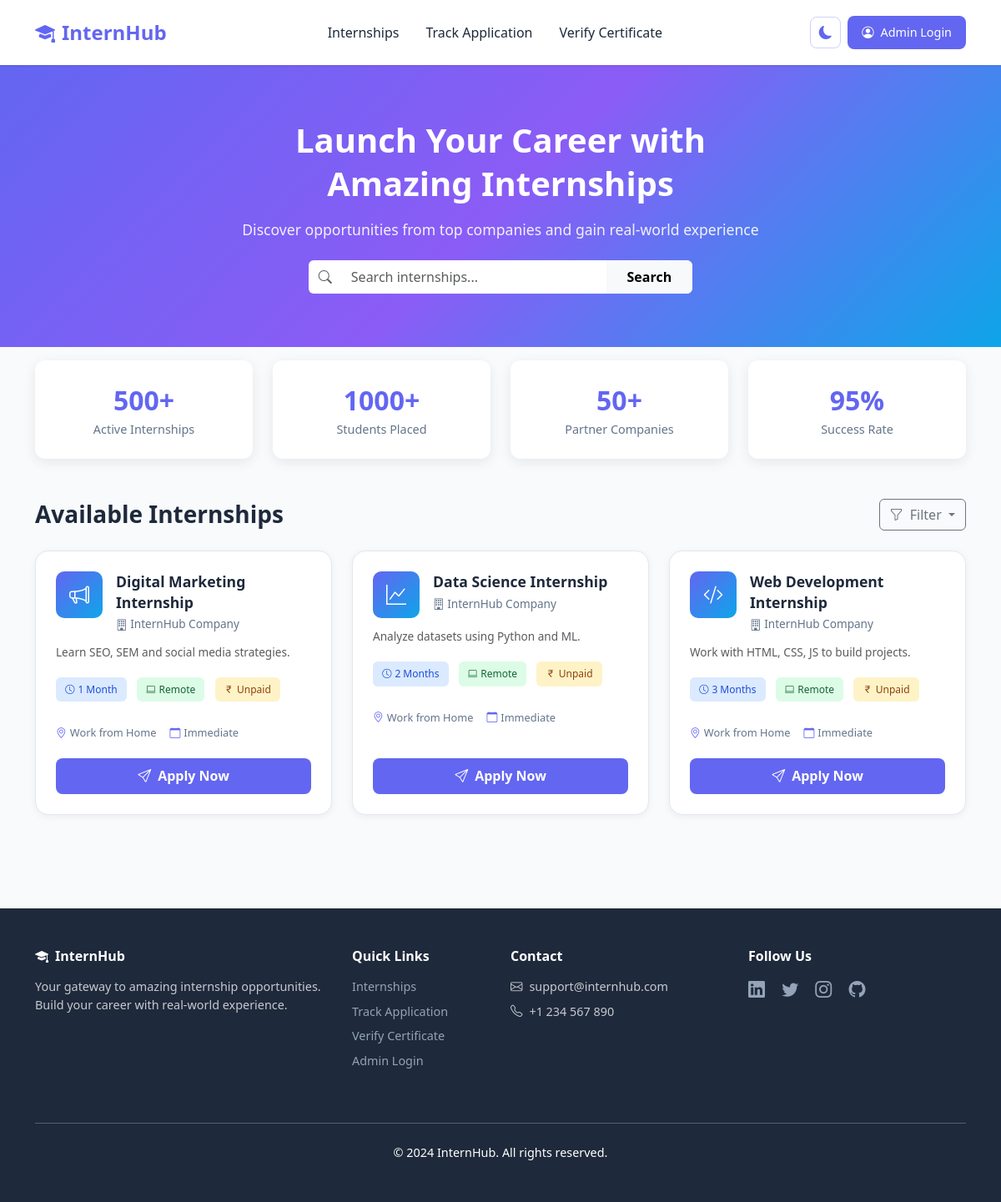
The page / on the database its author committed.
### tables this page shows
CREATE TABLE internships (
  id INT AUTO_INCREMENT PRIMARY KEY,
  title VARCHAR(100),
  description TEXT,
  duration VARCHAR(50)
);

### index.php (the view, shortened to what this page needs)
<?php
require 'includes/db.php';
$search = isset($_GET['search']) ? trim($_GET['search']) : '';
$category = isset($_GET['category']) ? trim($_GET['category']) : '';
$sql = "SELECT * FROM internships WHERE 1=1";
$params = [];
$sql .= " ORDER BY id DESC";
$stmt = $conn->prepare($sql);
$stmt->execute($params);
$result = $stmt;
?>
<!DOCTYPE html>
<html lang="en">
<head>
  <link rel="stylesheet" href="https://cdn.jsdelivr.net/npm/bootstrap@5.3.0/dist/css/bootstrap.min.css">
  <link rel="stylesheet" href="https://cdn.jsdelivr.net/npm/bootstrap-icons@1.11.0/font/bootstrap-icons.css">
</head>
<body>
  <nav class="navbar navbar-expand-lg sticky-top">
    <div class="container">
      <a class="navbar-brand" href="index.php"><i class="bi bi-mortarboard-fill me-2"></i>InternHub</a>
      <div class="collapse navbar-collapse" id="navbarNav">
        <ul class="navbar-nav mx-auto">
          <li class="nav-item"><a class="nav-link active" href="index.php">Internships</a></li>
          <li class="nav-item"><a class="nav-link" href="track_application.php">Track Application</a></li>
          <li class="nav-item"><a class="nav-link" href="verify_certificate.php">Verify Certificate</a></li>
        </ul>
        <button class="theme-toggle me-2" onclick="toggleTheme()" title="Toggle Dark Mode">
          <i class="bi bi-moon-fill" id="themeIcon"></i>
        </button>
        <a href="admin/login.php" class="btn btn-login"><i class="bi bi-person-circle me-1"></i> Admin Login</a>
      </div>
    </div>
  </nav>
  <section class="hero">
    <div class="container text-center">
      <h1>Launch Your Career with<br>Amazing Internships</h1>
      <p class="mt-3">Discover opportunities from top companies and gain real-world experience</p>
      <form method="get" class="mt-4">
        <div class="row justify-content-center g-2">
          <div class="col-md-6 col-lg-5">
            <div class="input-group">
              <span class="input-group-text bg-white border-0"><i class="bi bi-search text-muted"></i></span>
              <input type="text" name="search" class="form-control border-0 py-2" placeholder="Search internships..."
                     value="<?= htmlspecialchars($search) ?>">
              <button type="submit" class="btn btn-light fw-semibold px-4">Search</button>
            </div>
          </div>
        </div>
      </form>
    </div>
  </section>
  <section class="stats mt-3">
    <div class="container">
      <div class="row g-4 justify-content-center">
        <div class="col-md-3 col-6">
          <div class="stat-item">
            <div class="stat-number">500+</div>
            <div class="stat-label">Active Internships</div>
          </div>
        </div>
        <div class="col-md-3 col-6">
          <div class="stat-item">
            <div class="stat-number">1000+</div>
            <div class="stat-label">Students Placed</div>
          </div>
        </div>
        <div class="col-md-3 col-6">
          <div class="stat-item">
            <div class="stat-number">50+</div>
            <div class="stat-label">Partner Companies</div>
          </div>
        </div>
        <div class="col-md-3 col-6">
          <div class="stat-item">
            <div class="stat-number">95%</div>
            <div class="stat-label">Success Rate</div>
          </div>
        </div>
      </div>
    </div>
  </section>
  <section class="py-5">
    <div class="container">
      <div class="d-flex justify-content-between align-items-center mb-4">
        <h2 class="section-title mb-0">Available Internships</h2>
        <div class="dropdown">
          <button class="btn btn-outline-secondary dropdown-toggle" type="button" data-bs-toggle="dropdown">
            <i class="bi bi-funnel me-1"></i> <?= $category && $category !== 'all' ? htmlspecialchars(ucfirst($category)) : 'Filter' ?>
          </button>
        </div>
      </div>
      <div class="row g-4">
        <?php while ($row = $result->fetch()): $hasResults = true; ?>
          <?php
            $icons = ['Web' => 'bi-code-slash', 'Data' => 'bi-graph-up', 'Digital' => 'bi-megaphone', 'Design' => 'bi-palette'];
            $icon = 'bi-briefcase';
            foreach ($icons as $key => $val) {
              if (stripos($row['title'], $key) !== false) { $icon = $val; break; }
            }
          ?>
          <div class="col-lg-4 col-md-6">
            <div class="internship-card">
              <div class="d-flex align-items-start">
                <div class="company-logo me-3">
                  <i class="bi <?= $icon ?>"></i>
                </div>
                <div class="flex-grow-1">
                  <h5 class="internship-title"><?= htmlspecialchars($row['title']) ?></h5>
                  <p class="company-name mb-0"><i class="bi bi-building"></i> InternHub Company</p>
                </div>
              </div>
              <p class="text-muted internship-desc"><?= htmlspecialchars($row['description']) ?></p>
              <div class="tags-container">
                <span class="tag tag-duration"><i class="bi bi-clock"></i><?= htmlspecialchars($row['duration']) ?></span>
                <span class="tag tag-type"><i class="bi bi-laptop"></i>Remote</span>
                <span class="tag tag-mode"><i class="bi bi-currency-rupee"></i>Unpaid</span>
              </div>
              <div class="internship-meta">
                <span><i class="bi bi-geo-alt"></i>Work from Home</span>
                <span><i class="bi bi-calendar"></i>Immediate</span>
              </div>
              <a href="apply.php?id=<?= (int)$row['id'] ?>" class="btn btn-apply">
                <i class="bi bi-send"></i>Apply Now
              </a>
            </div>
          </div>
        <?php endwhile; ?>
      </div>
    </div>
  </section>
  <footer class="footer">
    <div class="container">
      <div class="row">
        <div class="col-md-4 mb-4">
          <h5 class="fw-bold mb-3"><i class="bi bi-mortarboard-fill me-2"></i>InternHub</h5>
          <p class="text-white opacity-75">Your gateway to amazing internship opportunities. Build your career with real-world experience.</p>
        </div>
        <div class="col-md-2 mb-4">
          <h6 class="fw-bold mb-3">Quick Links</h6>
          <ul class="list-unstyled">
            <li class="mb-2"><a href="index.php">Internships</a></li>
            <li class="mb-2"><a href="track_application.php">Track Application</a></li>
            <li class="mb-2"><a href="verify_certificate.php">Verify Certificate</a></li>
            <li class="mb-2"><a href="admin/login.php">Admin Login</a></li>
          </ul>
        </div>
        <div class="col-md-3 mb-4">
          <h6 class="fw-bold mb-3">Contact</h6>
          <ul class="list-unstyled">
            <li class="mb-2 text-white opacity-75"><i class="bi bi-envelope me-2"></i>support@internhub.com</li>
            <li class="mb-2 text-white opacity-75"><i class="bi bi-telephone me-2"></i>+1 234 567 890</li>
          </ul>
        </div>
        <div class="col-md-3 mb-4">
          <h6 class="fw-bold mb-3">Follow Us</h6>
          <a href="#" class="me-3"><i class="bi bi-linkedin fs-5"></i></a>
          <a href="#" class="me-3"><i class="bi bi-twitter fs-5"></i></a>
          <a href="#" class="me-3"><i class="bi bi-instagram fs-5"></i></a>
          <a href="#"><i class="bi bi-github fs-5"></i></a>
        </div>
      </div>
      <hr class="my-4 opacity-25">
      <p class="text-center text-white mb-0">&copy; 2024 InternHub. All rights reserved.</p>
    </div>
  </footer>
</body>
</html>

### rows shown on the page
internships: title "Digital Marketing Internship", description "Learn SEO, SEM and social media strategies.", duration "1 Month"
internships: title "Data Science Internship", description "Analyze datasets using Python and ML.", duration "2 Months"
internships: title "Web Development Internship", description "Work with HTML, CSS, JS to build projects.", duration "3 Months"
